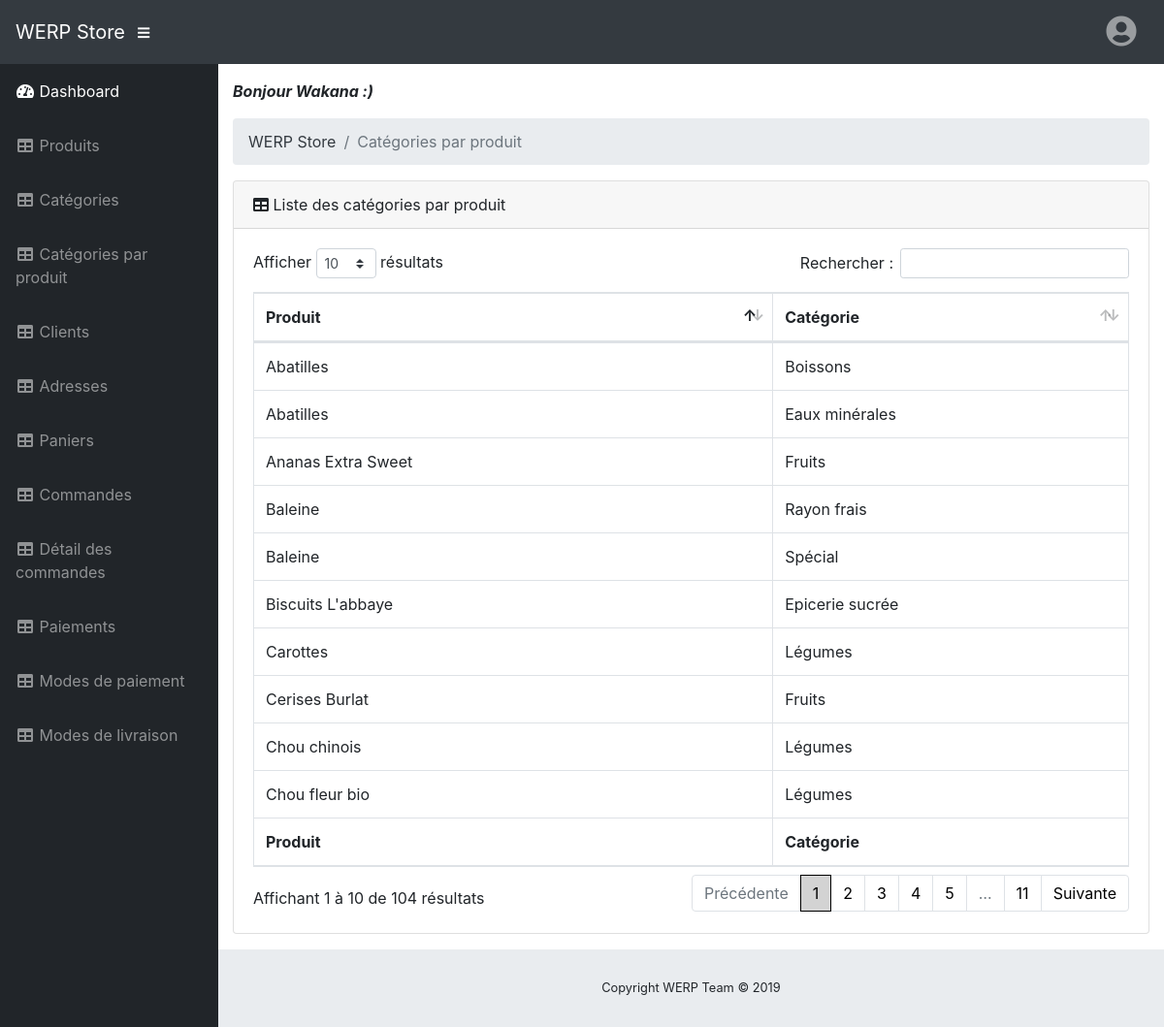
Screenshot of /back-office/webroot/index?module=dashboard&action=produit_categories (signed in) with the database file from the repository.
### tables this page shows
CREATE TABLE IF NOT EXISTS `st_products` (
  `pro_id` int(11) NOT NULL AUTO_INCREMENT,
  `pro_title` varchar(200) NOT NULL,
  `pro_descr` mediumtext NOT NULL,
  `pro_img_url` varchar(255) NOT NULL,
  `pro_price` decimal(10,2) NOT NULL,
  `pro_date` timestamp NOT NULL DEFAULT CURRENT_TIMESTAMP,
  PRIMARY KEY (`pro_id`)
);

CREATE TABLE IF NOT EXISTS `st_categories` (
  `cat_id` int(11) NOT NULL AUTO_INCREMENT,
  `cat_descr` varchar(45) NOT NULL,
  `cat_img_url` varchar(255) NOT NULL,
  PRIMARY KEY (`cat_id`)
);

### back-office/app/controller/dashboard/produit_categories.php (called while the page is built, shortened)
<?php
  include ("../app/model/categorie/afficher_categories_par_produit.php");
  $categories = afficher_categories_par_produit();
  include ("../app/view/dashboard/categories_par_produit.php");

### back-office/app/model/categorie/afficher_categories_par_produit.php (called while the page is built, shortened)
<?php
  function afficher_categories_par_produit() {
    global $pdo;
    try {
      $query = "SELECT cat_descr, pro_title
                FROM st_products, st_products_has_st_categories, st_categories
                WHERE st_products_pro_id=pro_id
                  AND st_categories_cat_id=cat_id";
      $req = $pdo->prepare($query);
      $req->execute();
      $req->setFetchMode(PDO::FETCH_ASSOC);
      $data = $req->fetchAll();
      return $data;
    }
    catch (Exception $e) {
      die ("SQL Erreur : " . utf8_encode($e->getMessage()));
    }
  }

### back-office/app/view/dashboard/categories_par_produit.php (the view)
    <?php include("../app/view/layout/header.inc.php"); ?>
    <li class="breadcrumb-item active">Catégories par produit</li>
  </ol>
  <div class="card mb-3">
    <div class="card-header">
      <i class="fas fa-table"></i>
      Liste des catégories par produit
    </div>
    <div class="card-body">
      <div class="table-responsive">
        <table class="table table-bordered" id="dataTable">
          <thead>
            <tr>
              <th>Produit</th>
              <th>Catégorie</th>
            </tr>
          </thead>
          <tbody>
            <?php foreach ($categories as $categorie) { ?>
            <tr>
              <td><?= $categorie['pro_title'] ?></td>
              <td><?= $categorie['cat_descr'] ?></td>
            </tr>
            <?php } ?>
          </tbody>
          <tfoot>
            <tr>
              <th>Produit</th>
              <th>Catégorie</th>
            </tr>
          </tfoot>
        </table>
      </div>
    </div>
  </div>
</div>
<?php include("../app/view/layout/footer.inc.php"); ?>

### rows the page displays
st_products: pro_title "Cerises Burlat", st_categories.cat_descr "Fruits"
st_products: pro_title "Ananas Extra Sweet", st_categories.cat_descr "Fruits"
st_products: pro_title "Baleine", st_categories.cat_descr "Rayon frais", st_categories.cat_descr "Spécial"
st_products: pro_title "Biscuits L'abbaye", st_categories.cat_descr "Epicerie sucrée"
st_products: pro_title "Abatilles", st_categories.cat_descr "Boissons", st_categories.cat_descr "Eaux minérales"
st_products: pro_title "Carottes", st_categories.cat_descr "Légumes"
st_products: pro_title "Chou fleur bio", st_categories.cat_descr "Légumes"
st_products: pro_title "Chou chinois", st_categories.cat_descr "Légumes"

### other values shown
SITE_NAME "WERP Store"
$_SESSION["user"]["cus_firstname"] "Wakana"
SITE_COPYRIGHT "Copyright WERP Team © 2019"
